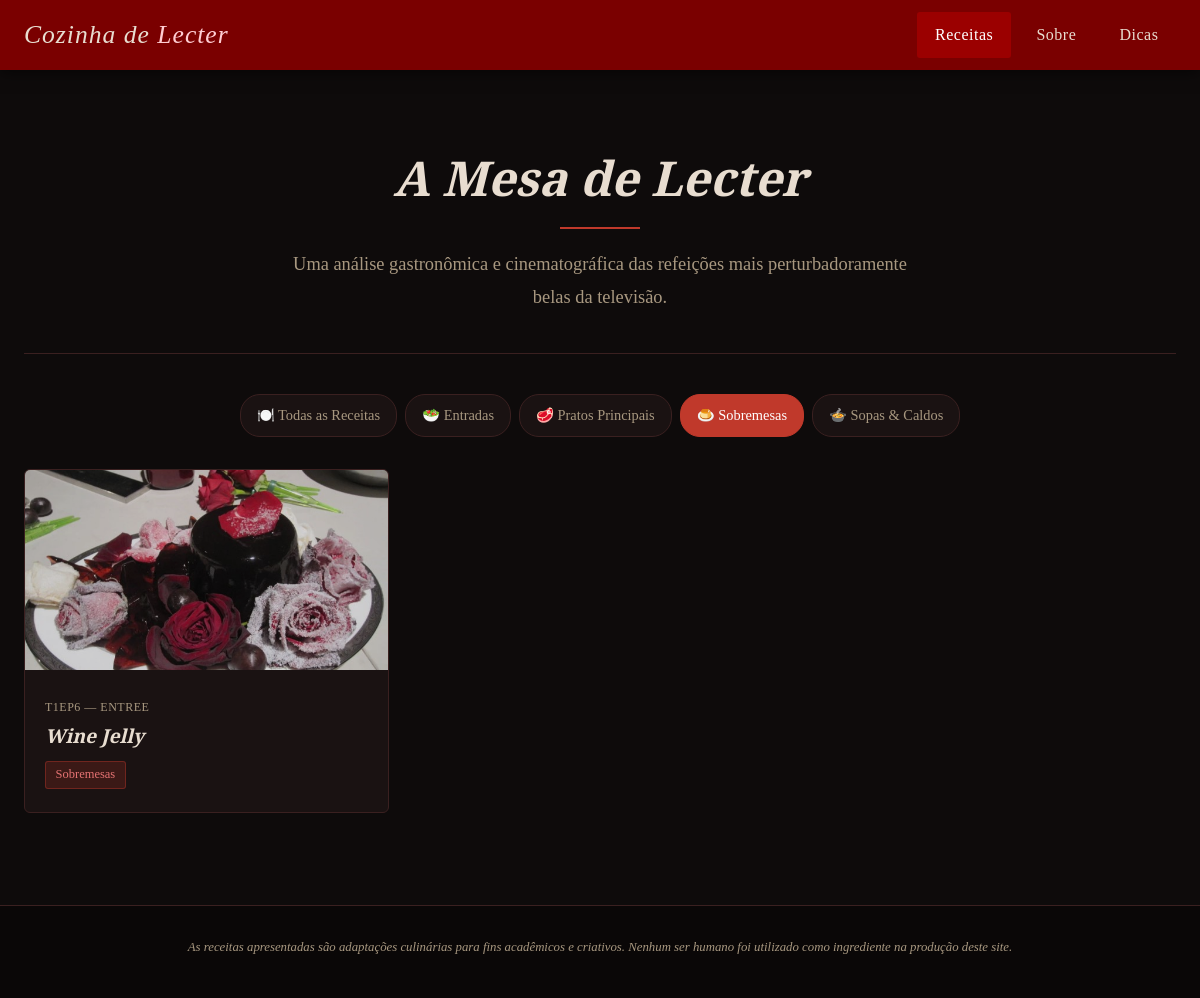
Page /index.php?categoria=sobremesas on the committed database.
### tables this page shows
CREATE TABLE IF NOT EXISTS receitas (
    id INT AUTO_INCREMENT PRIMARY KEY,
    episodio VARCHAR(100) NOT NULL,
    titulo VARCHAR(200) NOT NULL,
    categoria VARCHAR(50) NOT NULL,
    imagem VARCHAR(255),
    descricao LONGTEXT NOT NULL,
    curiosidade LONGTEXT NOT NULL,
    criado_em TIMESTAMP DEFAULT CURRENT_TIMESTAMP
);

### index.php (the view, shortened to what this page needs)
<?php
require 'php/conexao.php';
$categoriaFiltro = isset($_GET['categoria']) ? $_GET['categoria'] : 'todas';
$stmt = $pdo->query("SELECT DISTINCT categoria FROM receitas ORDER BY categoria");
$categorias = $stmt->fetchAll(PDO::FETCH_COLUMN);
if ($categoriaFiltro === 'todas') {
    $stmt = $pdo->query("SELECT id, episodio, titulo, categoria, imagem FROM receitas ORDER BY id");
} else {
    $stmt = $pdo->prepare("SELECT id, episodio, titulo, categoria, imagem FROM receitas WHERE categoria = ? ORDER BY id");
    $stmt->execute([$categoriaFiltro]);
}
$receitas = $stmt->fetchAll();
?>
<!DOCTYPE html>
<html lang="pt-BR">
<head>
    <link rel="stylesheet" href="css/style.css">
</head>
<body>
    <?php include 'php/header.php'; ?>
    <main class="conteudo-principal">
        <div class="container">
            <section class="hero">
                <h1>A Mesa de Lecter</h1>
                <div class="divisor"></div>
                <p>
                    Uma análise gastronômica e cinematográfica
                    das refeições mais perturbadoramente belas da televisão.
                </p>
            </section>
            <div class="filtro-categorias">
                <a href="index.php?categoria=todas" class="<?= ($categoriaFiltro === 'todas') ? 'ativo' : '' ?>">
                    🍽️ Todas as Receitas
                </a>
                <?php foreach ($categorias as $cat): ?>
                    <a href="index.php?categoria=<?= urlencode($cat) ?>"
                       class="<?= ($categoriaFiltro === $cat) ? 'ativo' : '' ?>">
                        <?php
                        $labels = [
                            'entradas' => '🥗 Entradas',
                            'sopas' => '🍲 Sopas & Caldos',
                            'pratos-principais' => '🥩 Pratos Principais',
                            'frutos-do-mar' => '🦪 Frutos do Mar',
                            'sobremesas' => '🍮 Sobremesas'
                        ];
                        echo $labels[$cat] ?? ucfirst($cat);
                        ?>
                    </a>
                <?php endforeach; ?>
            </div>
            <section class="grid-receitas">
                <?php if (count($receitas) > 0): ?>
                    <?php foreach ($receitas as $receita): ?>
                        <a href="receita.php?id=<?= $receita['id'] ?>" class="card-receita">
                            <?php if ($receita['imagem']): ?>
                                <img src="<?= htmlspecialchars($receita['imagem']) ?>"
                                     alt="<?= htmlspecialchars($receita['titulo']) ?>">
                            <?php else: ?>
                                <div class="card-img-placeholder">🍽️</div>
                            <?php endif; ?>
                            <div class="card-corpo">
                                <span class="card-episodio"><?= htmlspecialchars($receita['episodio']) ?></span>
                                <h3 class="card-titulo"><?= htmlspecialchars($receita['titulo']) ?></h3>
                                <span class="card-categoria">
                                    <?php
                                    $labels = [
                                        'entradas' => 'Entradas',
                                        'sopas' => 'Sopas & Caldos',
                                        'pratos-principais' => 'Pratos Principais',
                                        'frutos-do-mar' => 'Frutos do Mar',
                                        'sobremesas' => 'Sobremesas'
                                    ];
                                    echo $labels[$receita['categoria']] ?? ucfirst($receita['categoria']);
                                    ?>
                                </span>
                            </div>
                        </a>
                    <?php endforeach; ?>
                <?php endif; ?>
            </section>
        </div>
    </main>
    <?php include 'php/footer.php'; ?>
</body>
</html>

### css/style.css (style rules this page uses)
:root { --cor-fundo: #0e0b0b; --cor-fundo-card: #1a1212; --cor-fundo-alt: #140f0f; --cor-menu: #7a0000; --cor-menu-hover: #9b0000; --cor-destaque: #c0392b; --cor-texto: #e8ddd0; --cor-texto-suave: #a89880; --cor-borda: #3a2020; --fonte-titulo: 'Playfair Display', Georgia, serif; --fonte-corpo: 'EB Garamond', 'Times New Roman', serif; --altura-menu: 70px; --transicao: 0.3s ease; }
* { margin: 0; padding: 0; box-sizing: border-box; }
html { scroll-behavior: smooth; }
body { background-color: var(--cor-fundo); color: var(--cor-texto); font-family: var(--fonte-corpo); font-size: 1.05rem; line-height: 1.75; min-height: 100vh; }
a { color: var(--cor-destaque); text-decoration: none; transition: color var(--transicao); }
h1, h2, h3, h4, h5 { font-family: var(--fonte-titulo); font-weight: 700; line-height: 1.25; color: var(--cor-texto); }
h1 { font-size: 2.6rem; }
h3 { font-size: 1.5rem; }
p { margin-bottom: 1rem; }
.container { max-width: 1200px; margin: 0 auto; padding: 0 1.5rem; }
.conteudo-principal { padding-top: calc(var(--altura-menu) + 30px); padding-bottom: 60px; min-height: calc(100vh - var(--altura-menu)); }
.hero { text-align: center; padding: 3rem 1.5rem 2.5rem; border-bottom: 1px solid var(--cor-borda); margin-bottom: 2.5rem; }
.hero h1 { font-size: 3rem; font-style: italic; margin-bottom: 0.75rem; }
.hero p { font-size: 1.15rem; color: var(--cor-texto-suave); max-width: 650px; margin: 0 auto; }
.divisor { width: 80px; height: 2px; background: var(--cor-destaque); margin: 1.2rem auto; }
.filtro-categorias { display: flex; gap: 0.5rem; flex-wrap: wrap; margin-bottom: 2rem; justify-content: center; }
.filtro-categorias a { background-color: var(--cor-fundo-card); border: 1px solid var(--cor-borda); color: var(--cor-texto-suave); padding: 0.5rem 1rem; border-radius: 20px; font-size: 0.9rem; transition: all var(--transicao); }
.filtro-categorias a:hover, .filtro-categorias a.ativo { background-color: var(--cor-destaque); border-color: var(--cor-destaque); color: #fff; }
.grid-receitas { display: grid; grid-template-columns: repeat(auto-fill, minmax(280px, 1fr)); gap: 1.75rem; margin-bottom: 2rem; }
.card-receita { background-color: var(--cor-fundo-card); border: 1px solid var(--cor-borda); border-radius: 6px; overflow: hidden; transition: transform var(--transicao), box-shadow var(--transicao), border-color var(--transicao); cursor: pointer; }
.card-receita img { width: 100%; height: 200px; object-fit: cover; filter: brightness(0.85) saturate(0.9); transition: filter var(--transicao); }
.card-corpo { padding: 1.1rem 1.25rem 1.4rem; }
.card-episodio { display: block; font-size: 0.75rem; color: var(--cor-texto-suave); letter-spacing: 0.5px; margin-bottom: 0.4rem; text-transform: uppercase; }
.card-titulo { font-size: 1.2rem; font-style: italic; margin-bottom: 0.6rem; }
.card-categoria { display: inline-block; background-color: rgba(192, 57, 43, 0.2); border: 1px solid rgba(192, 57, 43, 0.4); color: #e57373; font-size: 0.78rem; padding: 0.15rem 0.6rem; border-radius: 3px; }

### rows in the picture
receitas: imagem (picture), episodio "T1EP6 — ENTREE", titulo "Wine Jelly", categoria "Sobremesas"

### other values in the picture
$labels[$cat] "🥗 Entradas"
$labels[$cat] "🥩 Pratos Principais"
$labels[$cat] "🍮 Sobremesas"
$labels[$cat] "🍲 Sopas & Caldos"
